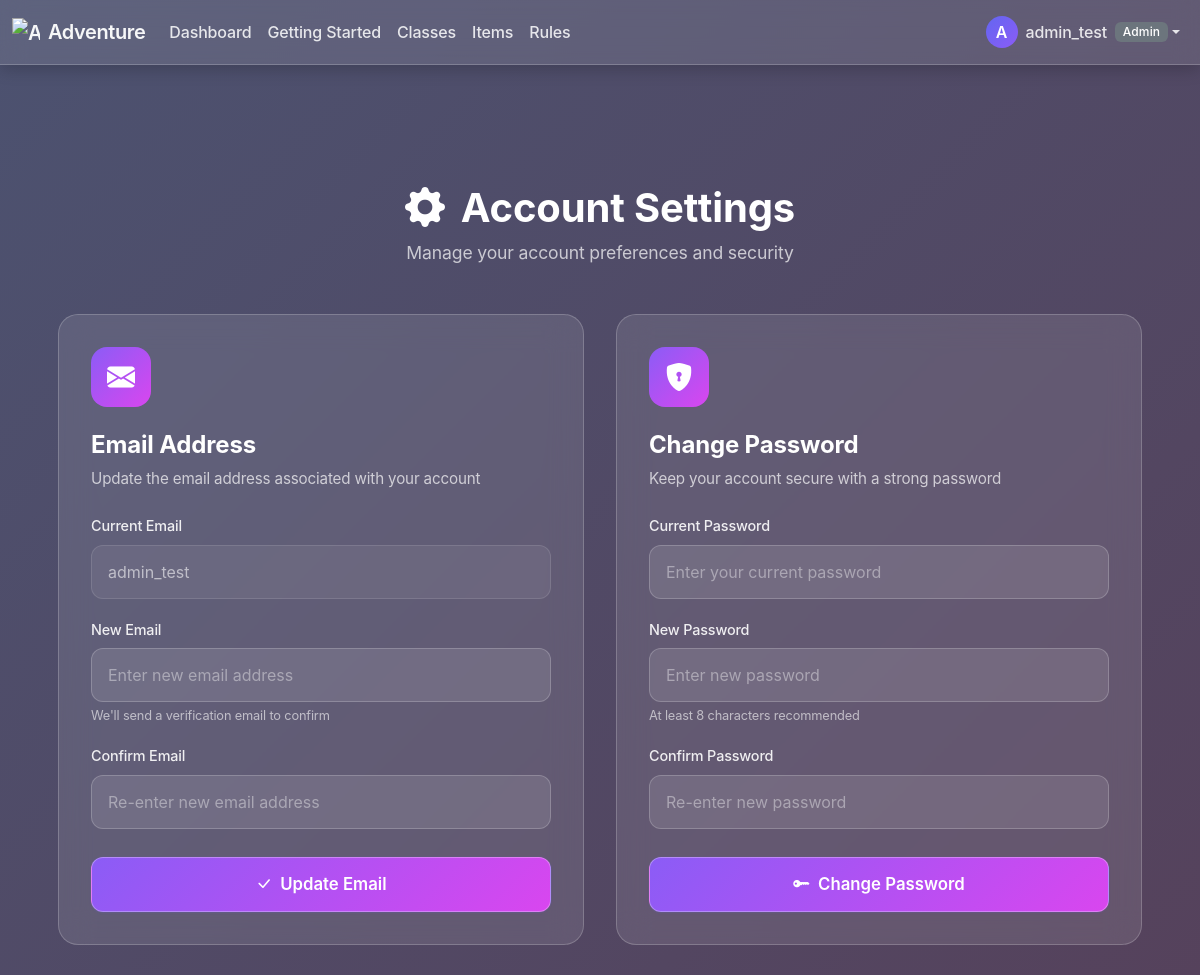
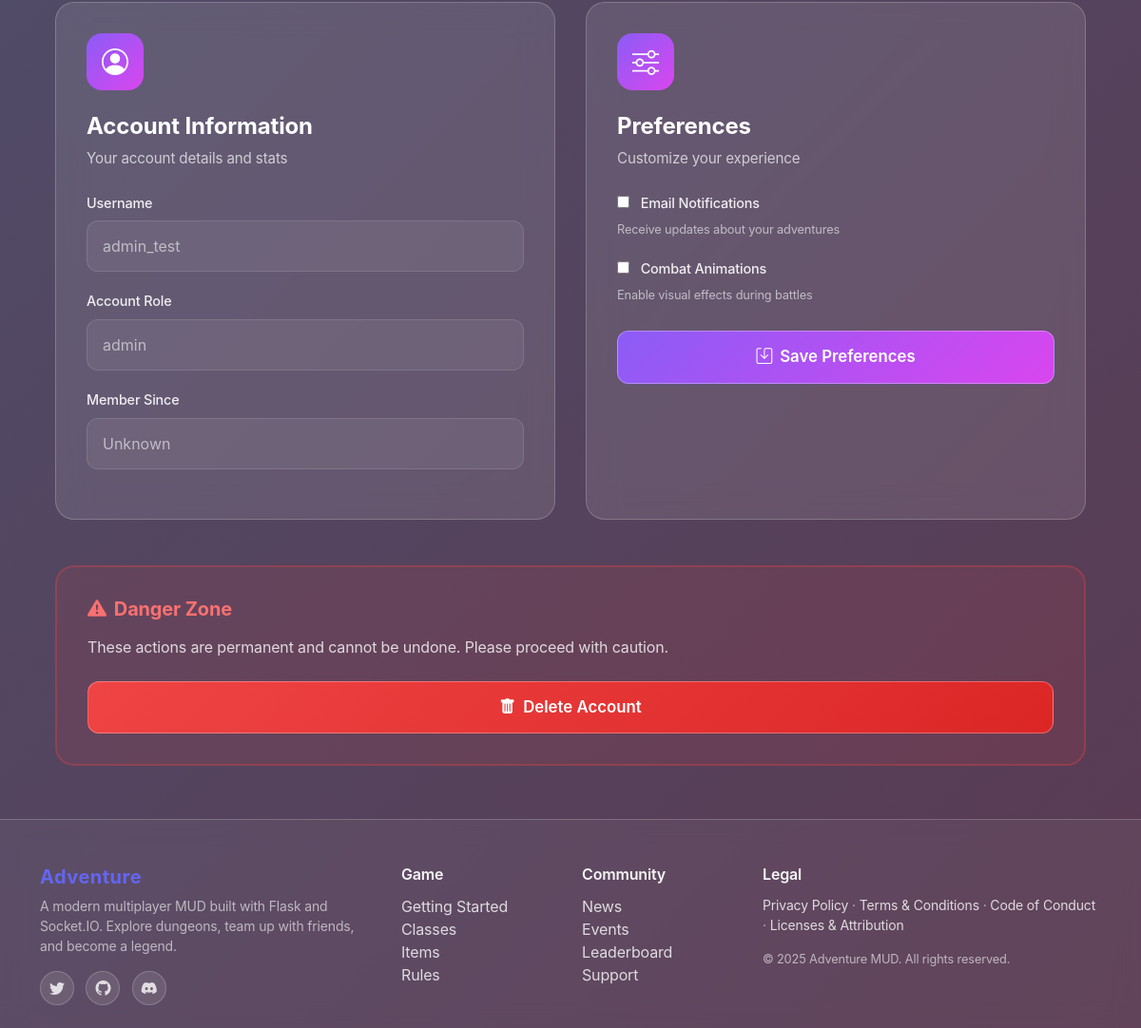
Screenshot of /account/settings (signed in) with the database file from the repository (2 pictures, top to bottom).
### app/models/models.py (models this page shows, shortened)
class User(UserMixin, db.Model):
    id = db.Column(db.Integer, primary_key=True)
    username = db.Column(db.String(80), unique=True, nullable=False)
    password = db.Column(db.String(200), nullable=False)
    email = db.Column(db.String(120), nullable=True)
    role = db.Column(db.String(20), nullable=False, default="user")
    banned = db.Column(db.Boolean, nullable=False, default=False)
    ban_reason = db.Column(db.Text, nullable=True)
    notes = db.Column(db.Text, nullable=True)
    banned_at = db.Column(db.DateTime, nullable=True)
    muted = db.Column(db.Boolean, nullable=False, default=False)
    explored_tiles = db.Column(db.Text, nullable=True)

### app/routes/account.py (the view, shortened to what this page needs)
@bp_account.route("/settings", methods=["GET", "POST"])
@login_required
def settings():
    return render_template("account/settings.html")

### app/__init__.py (called while the page is built, shortened)
@login_manager.user_loader
def load_user(user_id):  # pragma: no cover - simple loader
    from app.models.models import User
    try:
        return db.session.get(User, int(user_id))
    except Exception:
        return None

@app.before_request
def _apply_rate_limit():  # pragma: no cover - integration side-effect
    path = request.path or ""
    if path.startswith("/socket.io/") or path.startswith("/static/"):
        return None
    if not path.startswith("/api/"):
        return None

def asset_url(filename: str) -> str:
    try:
        static_folder = pathlib.Path(app.static_folder or "static")
        file_path = static_folder / filename
        mtime = int(file_path.stat().st_mtime)
        return url_for("static", filename=filename) + f"?v={mtime}"
    except Exception:
        return url_for("static", filename=filename)

### app/templates/account/settings.html (shortened to what this page needs)
{% extends "base.html" %}
{% block head %}
<link rel="stylesheet" href="{{ asset_url('css/glass-theme.css') }}">
{% endblock %}
{% block content %}
<div class="settings-container">
    <div class="settings-header">
        <h1><i class="bi bi-gear-fill me-3"></i>Account Settings</h1>
        <p>Manage your account preferences and security</p>
    </div>
    <div class="settings-grid">
        <div class="settings-card">
            <div class="card-icon">
                <i class="bi bi-envelope-fill"></i>
            </div>
            <h2 class="card-title">Email Address</h2>
            <p class="card-description">Update the email address associated with your account</p>
            <form method="POST" action="{{ url_for('account.settings') }}" class="settings-form">
                <div class="form-group">
                    <label for="current_email" class="form-label">Current Email</label>
                    <input type="email" id="current_email" class="form-input"
                        value="{{ current_user.email or current_user.username }}" disabled>
                </div>
                <div class="form-group">
                    <label for="new_email" class="form-label">New Email</label>
                    <input type="email" id="new_email" name="new_email" class="form-input"
                        placeholder="Enter new email address" required>
                    <div class="form-hint">We'll send a verification email to confirm</div>
                </div>
                <div class="form-group">
                    <label for="confirm_email" class="form-label">Confirm Email</label>
                    <input type="email" id="confirm_email" name="confirm_email" class="form-input"
                        placeholder="Re-enter new email address" required>
                </div>
                <button type="submit" class="btn-primary">
                    <i class="bi bi-check-lg me-2"></i>Update Email
                </button>
            </form>
        </div>
        <div class="settings-card">
            <div class="card-icon">
                <i class="bi bi-shield-lock-fill"></i>
            </div>
            <h2 class="card-title">Change Password</h2>
            <p class="card-description">Keep your account secure with a strong password</p>
            <form method="POST" action="{{ url_for('account.settings') }}" class="settings-form">
                <div class="form-group">
                    <label for="current_password" class="form-label">Current Password</label>
                    <input type="password" id="current_password" name="current_password" class="form-input"
                        placeholder="Enter your current password" required autocomplete="current-password">
                </div>
                <div class="form-group">
                    <label for="new_password" class="form-label">New Password</label>
                    <input type="password" id="new_password" name="new_password" class="form-input"
                        placeholder="Enter new password" required minlength="8" autocomplete="new-password">
                    <div class="form-hint">At least 8 characters recommended</div>
                </div>
                <div class="form-group">
                    <label for="confirm_password" class="form-label">Confirm Password</label>
                    <input type="password" id="confirm_password" name="confirm_password" class="form-input"
                        placeholder="Re-enter new password" required autocomplete="new-password">
                </div>
                <button type="submit" class="btn-primary">
                    <i class="bi bi-key-fill me-2"></i>Change Password
                </button>
            </form>
        </div>
        <div class="settings-card">
            <div class="card-icon">
                <i class="bi bi-person-circle"></i>
            </div>
            <h2 class="card-title">Account Information</h2>
            <p class="card-description">Your account details and stats</p>
            <div class="settings-form">
                <div class="form-group">
                    <label class="form-label">Username</label>
                    <input type="text" class="form-input" value="{{ current_user.username }}" disabled>
                </div>
                <div class="form-group">
                    <label class="form-label">Account Role</label>
                    <input type="text" class="form-input" value="{{ current_user.role or 'User' }}" disabled>
                </div>
                <div class="form-group">
                    <label class="form-label">Member Since</label>
                    <input type="text" class="form-input"
                        value="{{ current_user.created_at.strftime('%B %d, %Y') if current_user.created_at else 'Unknown' }}"
                        disabled>
                </div>
            </div>
        </div>
        <div class="settings-card">
            <div class="card-icon">
                <i class="bi bi-sliders"></i>
            </div>
            <h2 class="card-title">Preferences</h2>
            <p class="card-description">Customize your experience</p>
            <form method="POST" action="{{ url_for('account.settings') }}" class="settings-form">
                <div class="form-group">
                    <label class="form-label">
                        <input type="checkbox" name="email_notifications" {{ 'checked' if
                            current_user.email_notifications else '' }} style="margin-right: 0.5rem;">
                        Email Notifications
                    </label>
                    <div class="form-hint">Receive updates about your adventures</div>
                </div>
                <div class="form-group">
                    <label class="form-label">
                        <input type="checkbox" name="combat_animations" {{ 'checked' if current_user.combat_animations
                            else '' }} style="margin-right: 0.5rem;">
                        Combat Animations
                    </label>
                    <div class="form-hint">Enable visual effects during battles</div>
                </div>
                <button type="submit" class="btn-primary">
                    <i class="bi bi-save me-2"></i>Save Preferences
                </button>
            </form>
        </div>
    </div>
    <div class="danger-zone">
        <h3><i class="bi bi-exclamation-triangle-fill me-2"></i>Danger Zone</h3>
        <p>These actions are permanent and cannot be undone. Please proceed with caution.</p>
        <button type="button" class="btn-danger" onclick="confirmDeleteAccount()">
            <i class="bi bi-trash-fill me-2"></i>Delete Account
        </button>
    </div>
</div>
{% endblock %}

### app/templates/base.html (shortened to what this page needs)
<!DOCTYPE html>
<html lang="en" class="h-100">
<head>
  <link rel="stylesheet" href="https://cdn.jsdelivr.net/npm/bootstrap@5.3.2/dist/css/bootstrap.min.css">
  <link rel="stylesheet" href="{{ asset_url('css/base.css') }}">
  <link rel="stylesheet" href="{{ asset_url('css/app.css') }}">
  <link rel="stylesheet" href="/api/admin/themes/active/css?v={{ range(1, 999999) | random }}">
  <link href="https://cdn.jsdelivr.net/npm/bootstrap-icons@1.11.1/font/bootstrap-icons.css" rel="stylesheet">
  {% block head %}{% endblock %}
</head>
<body class="d-flex flex-column min-vh-100">
  <header>
    {% if request.endpoint not in ['main.index', 'auth.login'] %}
    <nav class="navbar navbar-expand-md navbar-dark bg-dark fixed-top">
      <div class="container-fluid">
        <a class="navbar-brand d-flex align-items-center gap-2" href="{{ url_for('main.index') }}">
          <img src="{{ asset_url('iconography/treasure-map.svg') }}" alt="Adventure icon" width="28" height="28"
            class="d-inline-block align-text-top" />
          <span class="fw-semibold">Adventure</span>
        </a>
        <div class="collapse navbar-collapse" id="navbarMain">
          <ul class="navbar-nav me-auto mb-2 mb-md-0">
            {% if current_user.is_authenticated %}
            <li class="nav-item">
              <a class="nav-link {% if request.endpoint == 'dashboard.dashboard' %}active{% endif %}"
                href="{{ url_for('dashboard.dashboard') }}">Dashboard</a>
            </li>
            {% endif %}
            <li class="nav-item">
              <a class="nav-link" href="#getting-started">Getting Started</a>
            </li>
            <li class="nav-item">
              <a class="nav-link" href="#classes">Classes</a>
            </li>
            <li class="nav-item">
              <a class="nav-link" href="#items">Items</a>
            </li>
            <li class="nav-item">
              <a class="nav-link" href="#rules">Rules</a>
            </li>
          </ul>
          <ul class="navbar-nav ms-auto mb-2 mb-md-0 align-items-center">
            {% if current_user.is_authenticated %}
            <li class="nav-item dropdown">
              <a class="nav-link dropdown-toggle d-flex align-items-center" href="#" id="userMenu" role="button"
                data-bs-toggle="dropdown" aria-expanded="false">
                <span class="avatar-circle me-2">{{ current_user.username[0]|upper }}</span>
                <span class="d-none d-sm-inline">{{ current_user.username }}</span>
                {% set user_role = (current_user.role if current_user.is_authenticated else 'user')|default('user',
                true) %}
                {% if user_role != 'user' %}
                <span class="badge bg-secondary ms-2 d-none d-md-inline">{{ user_role|capitalize }}</span>
                {% endif %}
              </a>
            </li>
            {% else %}
            <li class="nav-item"><a class="nav-link" href="{{ url_for('auth.login') }}">Login</a></li>
            <li class="nav-item"><a class="nav-link" href="{{ url_for('auth.register') }}">Register</a></li>
            {% endif %}
          </ul>
        </div>
      </div>
    </nav>
    {% endif %}
  </header>
  <main class="flex-shrink-0 {% if request.endpoint not in ['main.index', 'auth.login'] %}pt-5{% endif %}">
    <div class="container py-4">
      {% block content %}{% endblock %}
    </div>
  </main>
  {% include 'partials/footer.html' %}
</body>
</html>

### app/static/css/base.css (style rules this page uses)
:root { --mud-orange: #BA5624; --mud-grey: #C0C5C1; --mud-purple: #6C3A5C; --mud-dark: #153131; --mud-olive: #6F732F; --mud-bg: #10191a; --mud-bg-dark: #153131; --adv-ink: #0B0F12; --adv-ink-2: #12171C; --adv-crt: #1DF2A0; --adv-amber: #FFC857; --bs-primary: #5a3825; --bs-primary-rgb: 90, 56, 37; --bs-secondary: #8b4513; --bs-success: #2e7d32; --bs-danger: #c62828; --bs-warning: #f57c00; --bs-info: #0288d1; --class-fighter-bg: #7a3314; --class-fighter-fg: #f2e2d8; --class-fighter-border: #b44f21; --class-mage-bg: #1e3a5f; --class-mage-fg: #d4e2f4; --class-mage-border: #3a6ea5; --class-rogue-bg: #2d2a1e; --class-rogue-fg: #e8e4d0; --class-rogue-border: #7c7750; --class-cleric-bg: #4a3c2e; --class-cleric-fg: #f5f0e8; --class-cleric-border: #8f7a5c; --class-ranger-bg: #1f3d2c; --class-ranger-fg: #d9f0e3; --class-ranger-border: #4a7c5d; --class-druid-bg: #2e3d1f; --class-druid-fg: #e3f0d9; --class-druid-border: #5d7c4a; --footer-bg: #0f0f10; --footer-fg: #d7d7db; --footer-muted: #9aa0a6; --footer-accent: #ffb74d; }

### app/static/css/app.css (style rules this page uses)
:root { --adv-bg: #0a0e27; --adv-bg-secondary: #141937; --adv-surface: #1a1f3a; --adv-surface-hover: #232952; --adv-primary: #6366f1; --adv-primary-hover: #4f46e5; --adv-secondary: #8b5cf6; --adv-accent: #06b6d4; --adv-success: #10b981; --adv-warning: #f59e0b; --adv-danger: #ef4444; --adv-text: #e2e8f0; --adv-text-muted: #94a3b8; --adv-text-dim: #64748b; --adv-border: rgba(148, 163, 184, 0.12); --adv-border-hover: rgba(148, 163, 184, 0.24); --adv-shadow-sm: 0 1px 2px 0 rgba(0, 0, 0, 0.3); --adv-shadow: 0 4px 6px -1px rgba(0, 0, 0, 0.4), 0 2px 4px -1px rgba(0, 0, 0, 0.3); --adv-shadow-lg: 0 10px 15px -3px rgba(0, 0, 0, 0.5), 0 4px 6px -2px rgba(0, 0, 0, 0.3); }
:root { --bs-body-bg: var(--adv-bg); --bs-body-color: var(--adv-text); --bs-primary: var(--adv-primary); --bs-primary-rgb: 99, 102, 241; --bs-secondary: var(--adv-secondary); --bs-success: var(--adv-success); --bs-info: var(--adv-accent); --bs-warning: var(--adv-warning); --bs-danger: var(--adv-danger); --bs-light: var(--adv-surface); --bs-dark: var(--adv-bg-secondary); --bs-border-color: var(--adv-border); --bs-link-color: var(--adv-primary); --bs-link-hover-color: var(--adv-primary-hover); --bs-font-sans-serif: -apple-system, BlinkMacSystemFont, "Segoe UI", Roboto, "Helvetica Neue", Arial, sans-serif; }
body { background: linear-gradient(135deg, var(--adv-bg) 0%, var(--adv-bg-secondary) 100%); background-attachment: fixed; font-weight: 400; letter-spacing: -0.01em; }
.btn-primary { --bs-btn-bg: var(--adv-primary); --bs-btn-border-color: var(--adv-primary); --bs-btn-hover-bg: var(--adv-primary-hover); --bs-btn-hover-border-color: var(--adv-primary-hover); --bs-btn-active-bg: var(--adv-primary-hover); --bs-btn-color: white; font-weight: 500; border-radius: 0.5rem; box-shadow: 0 1px 2px 0 rgba(99, 102, 241, 0.1), 0 0 0 1px rgba(99, 102, 241, 0.05); transition: all 0.15s ease; }
.navbar-dark { background: rgba(26, 31, 58, 0.95) !important; backdrop-filter: blur(12px); border-bottom: 1px solid var(--adv-border); box-shadow: var(--adv-shadow); }
.navbar-brand { font-weight: 600; letter-spacing: -0.02em; }
.nav-link { font-weight: 500; transition: color 0.15s ease; }
.form-label { font-weight: 500; color: var(--adv-text); margin-bottom: 0.5rem; }
.badge { font-weight: 500; padding: 0.35em 0.65em; border-radius: 0.375rem; letter-spacing: 0.01em; }

### app/static/css/glass-theme.css (style rules this page uses)
.profile-container, .settings-container, .theme-manager-container { max-width: 1400px; margin: 0 auto; padding: 1.5rem; }
.navbar-dark { background: rgba(255, 255, 255, 0.1) !important; backdrop-filter: blur(12px); -webkit-backdrop-filter: blur(12px); border-bottom: 1px solid rgba(255, 255, 255, 0.2); box-shadow: 0 4px 16px rgba(0, 0, 0, 0.2); }
.navbar-brand { color: rgba(255, 255, 255, 0.95) !important; font-weight: 600; letter-spacing: -0.02em; transition: color 0.2s ease; }
.nav-link { color: rgba(255, 255, 255, 0.85) !important; font-weight: 500; transition: all 0.2s ease; }
.avatar-circle { width: 32px; height: 32px; border-radius: 50%; background: linear-gradient(135deg, var(--adv-primary), var(--adv-secondary)); display: inline-flex; align-items: center; justify-content: center; font-weight: 600; color: white; }

### rows the page displays
User: username "A", username "admin_test", role "Admin", email+username "admin_test", role "admin"
